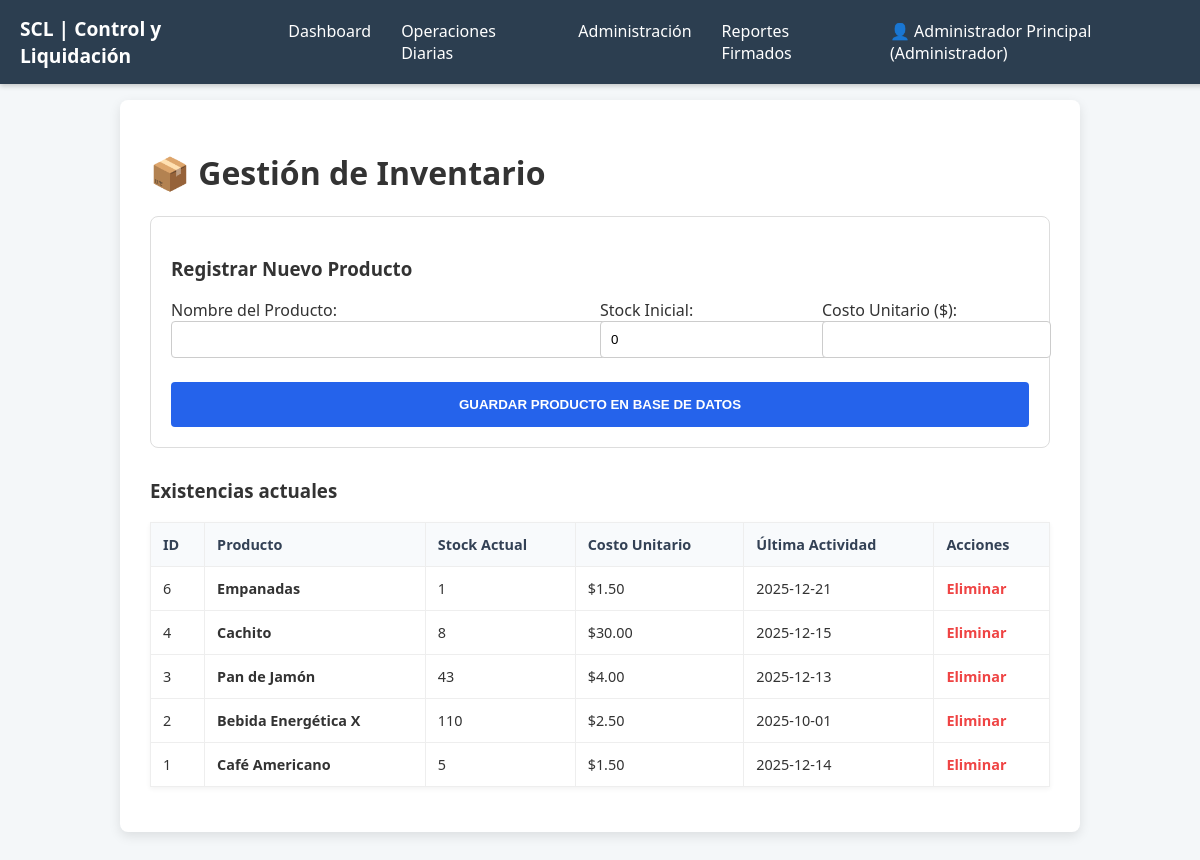
Page /gestion/form_inventario.php (signed in) on the committed database.
### tables this page shows
CREATE TABLE `inventario` (
  `id_producto` int(11) NOT NULL,
  `nombre_producto` varchar(100) NOT NULL,
  `stock_actual` int(11) NOT NULL,
  `costo_unitario` decimal(10,2) NOT NULL,
  `ultima_venta_fecha` date DEFAULT NULL
);

### gestion/form_inventario.php (the view, shortened to what this page needs)
<?php
include '../includes/db_connect.php';
$resultado_inventario = $conn->query("SELECT * FROM inventario ORDER BY id_producto DESC");
?>
<!DOCTYPE html>
<html lang="es">
<head>
    <link rel="stylesheet" href="../css/style.css">
</head>
<body>
    <?php include '../includes/menu.php'; ?>
    <div class="report-container">
        <h1>📦 Gestión de Inventario</h1>
        <div class="form-box">
            <h3>Registrar Nuevo Producto</h3>
            <form method="POST">
                <div class="grid-inputs">
                    <div>
                        <label>Nombre del Producto:</label>
                        <input type="text" name="nombre_producto" required style="width:100%; padding:10px; border: 1px solid #ccc; border-radius:4px;">
                    </div>
                    <div>
                        <label>Stock Inicial:</label>
                        <input type="number" name="stock_actual" value="0" style="width:100%; padding:10px; border: 1px solid #ccc; border-radius:4px;">
                    </div>
                    <div>
                        <label>Costo Unitario ($):</label>
                        <input type="number" step="0.01" name="costo_unitario" required style="width:100%; padding:10px; border: 1px solid #ccc; border-radius:4px;">
                    </div>
                </div>
                <button type="submit" name="btn_guardar" class="btn-add">GUARDAR PRODUCTO EN BASE DE DATOS</button>
            </form>
        </div>
        <section>
            <h3>Existencias actuales</h3>
            <table>
                <thead>
                    <tr>
                        <th>ID</th>
                        <th>Producto</th>
                        <th>Stock Actual</th>
                        <th>Costo Unitario</th>
                        <th>Última Actividad</th>
                        <th>Acciones</th>
                    </tr>
                </thead>
                <tbody>
                    <?php if ($resultado_inventario && $resultado_inventario->num_rows > 0): ?>
                        <?php while($row = $resultado_inventario->fetch_assoc()): ?>
                        <tr>
                            <td><?php echo $row['id_producto']; ?></td>
                            <td><strong><?php echo htmlspecialchars($row['nombre_producto']); ?></strong></td>
                            <td><?php echo $row['stock_actual']; ?></td>
                            <td>$<?php echo number_format($row['costo_unitario'], 2); ?></td>
                            <td><?php echo $row['ultima_venta_fecha'] ?? 'Sin datos'; ?></td>
                            <td>
                                <a href="?delete_id=<?php echo $row['id_producto']; ?>"
                                   onclick="return confirm('¿Eliminar producto definitivamente?')" class="btn-del">Eliminar</a>
                            </td>
                        </tr>
                        <?php endwhile; ?>
                    <?php else: ?>
                        <tr>
                            <td colspan="6" style="text-align: center; color: gray;">No hay productos registrados.</td>
                        </tr>
                    <?php endif; ?>
                </tbody>
            </table>
        </section>
    </div>
</body>
</html>

### css/style.css (style rules this page uses)
body { font-family: 'Segoe UI', Tahoma, Geneva, Verdana, sans-serif; background-color: #f4f7f9; margin: 0; padding: 20px; color: #333; }
.report-container { max-width: 900px; margin: 20px auto; background-color: #ffffff; box-shadow: 0 4px 12px rgba(0, 0, 0, 0.1); padding: 30px; border-radius: 8px; }
table { width: 100%; border-collapse: collapse; margin: 15px 0; box-shadow: 0 2px 5px rgba(0, 0, 0, 0.05); }
th, td { border: 1px solid #e0e0e0; padding: 12px 15px; text-align: left; font-size: 0.9em; }
th { background-color: #f0f8ff; color: #333; font-weight: bold; }
.report-container { margin-top: 80px; }

### gestion/form_inventario.php (style rules this page uses)
.form-box { background: white; padding: 20px; border-radius: 8px; margin-bottom: 30px; border: 1px solid #ddd; }
.grid-inputs { display: grid; grid-template-columns: 2fr 1fr 1fr; gap: 15px; }
table { width: 100%; border-collapse: collapse; background: white; margin-top: 10px; }
th, td { padding: 12px; border: 1px solid #eee; text-align: left; }
th { background: #f8fafc; color: #334155; }
.btn-add { background: #2563eb; color: white; padding: 10px; border: none; border-radius: 4px; cursor: pointer; width: 100%; height: 45px; margin-top: 24px; font-weight: bold; }
.btn-del { color: #ef4444; text-decoration: none; font-weight: bold; }

### rows in the picture
inventario: id_producto "6", nombre_producto "Empanadas", stock_actual "1", costo_unitario "1.50", ultima_venta_fecha "2025-12-21"
inventario: id_producto "4", nombre_producto "Cachito", stock_actual "8", costo_unitario "30.00", ultima_venta_fecha "2025-12-15"
inventario: id_producto "3", nombre_producto "Pan de Jamón", stock_actual "43", costo_unitario "4.00", ultima_venta_fecha "2025-12-13"
inventario: id_producto "2", nombre_producto "Bebida Energética X", stock_actual "110", costo_unitario "2.50", ultima_venta_fecha "2025-10-01"
inventario: id_producto "1", nombre_producto "Café Americano", stock_actual "5", costo_unitario "1.50", ultima_venta_fecha "2025-12-14"

### other values in the picture
$user_display "Administrador Principal (Administrador)"
